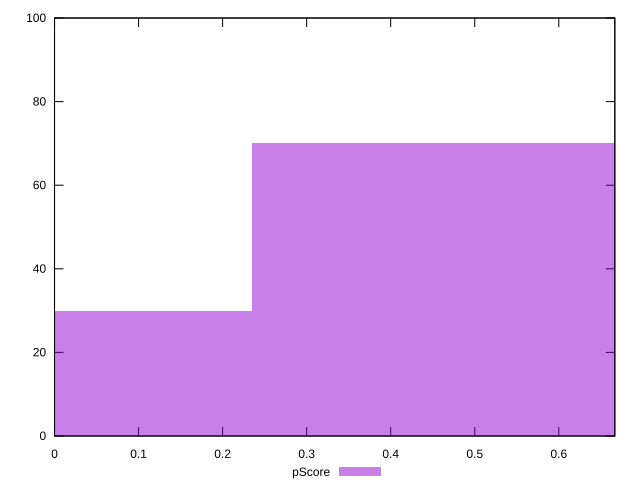

Write the gnuplot code that produced this figure.
reset

$pScore <<EOF
0.4698300756662409 70
0 30
EOF

set key outside below
set boxwidth 0.4698300756662409
set xrange [0:0.6666666666666666]
set yrange [0:100]
set trange [0:100]
set style fill transparent solid 0.5 noborder
set terminal svg size 640, 490 enhanced background rgb 'white'
set output "reprap/unused-javascript/samples/pages/pScore/histogram.svg"

plot $pScore title "pScore" with boxes

reset
